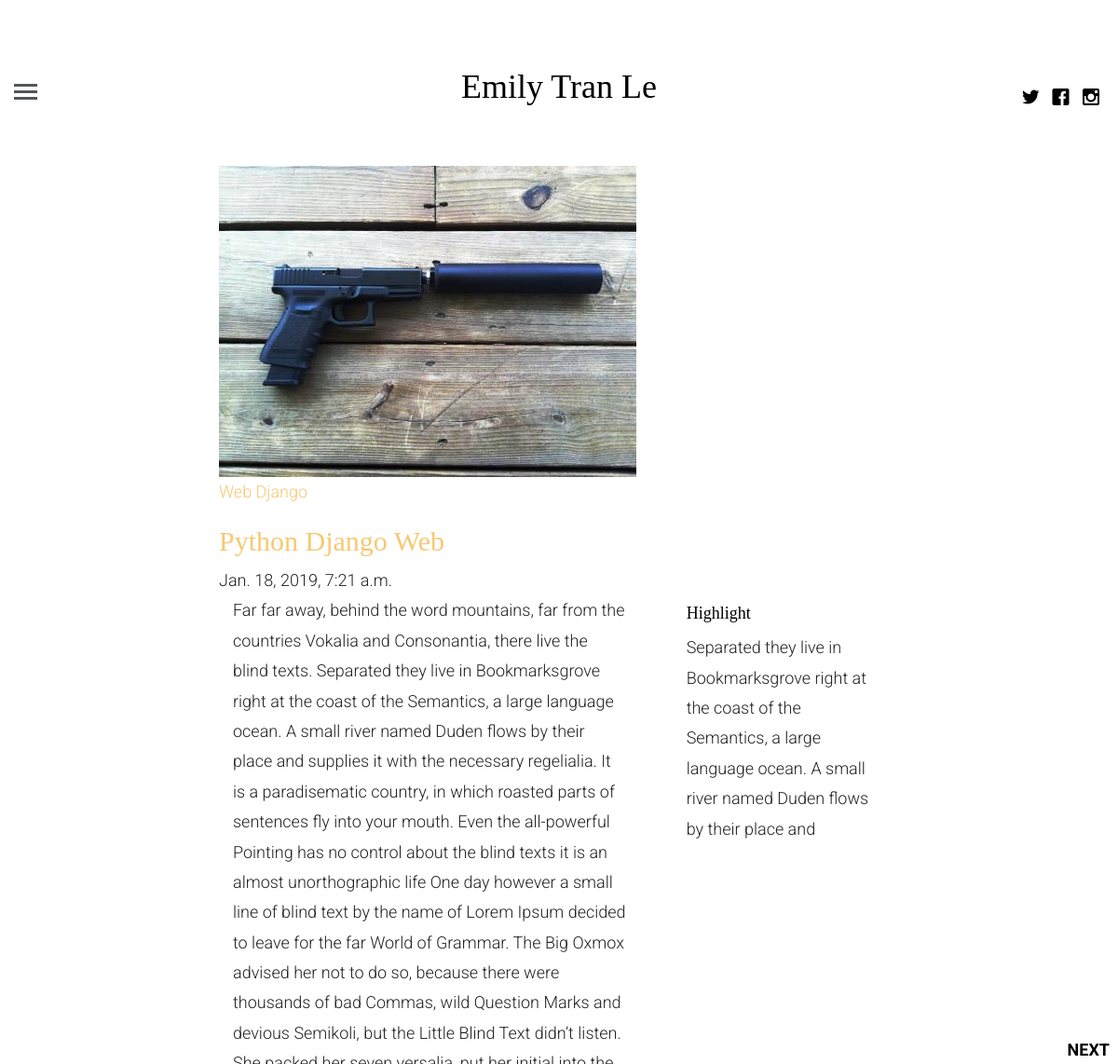
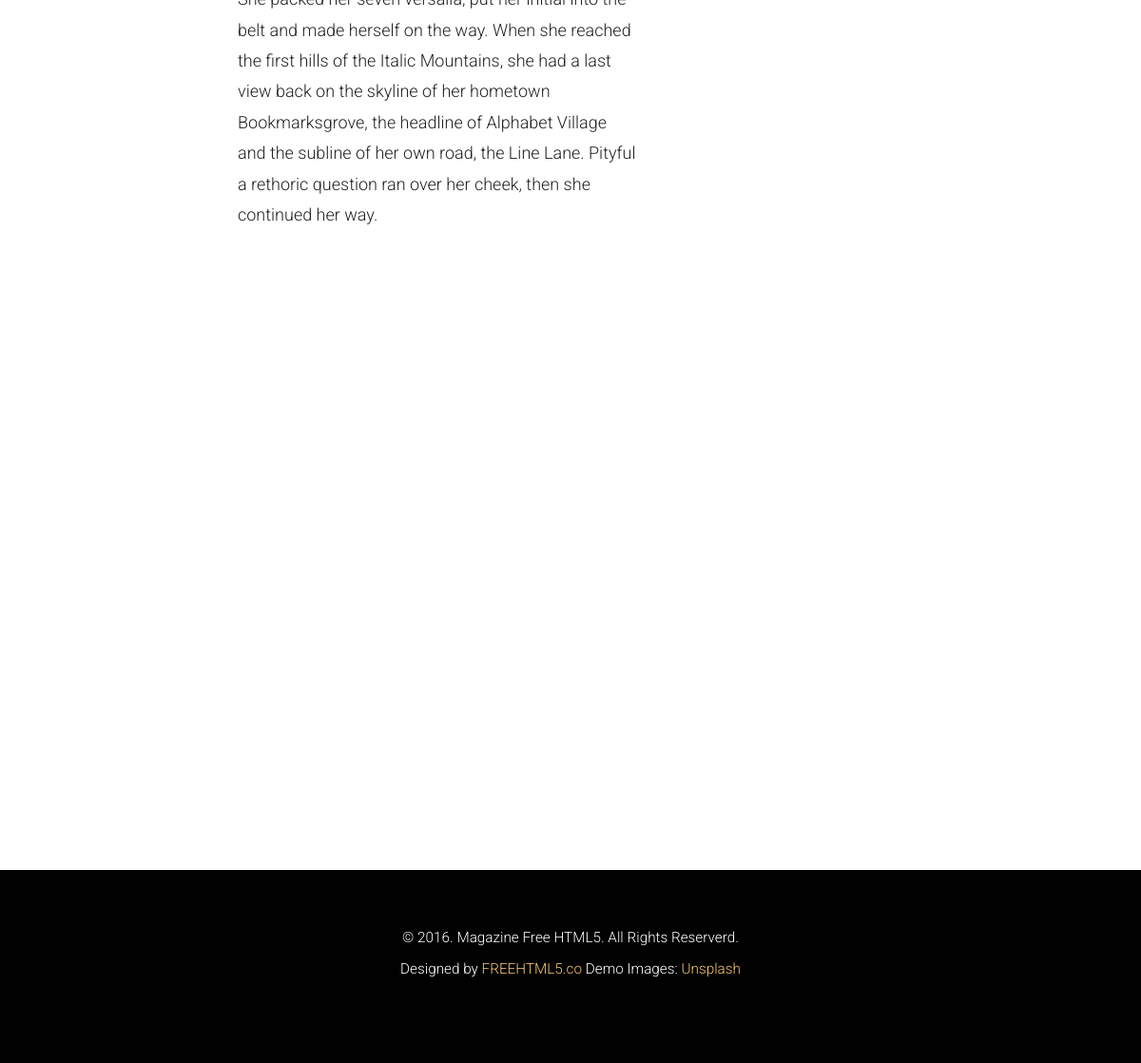
Page /single_post/1 on the committed database (2 pictures, top to bottom).
### blog_app/models.py (models this page shows, shortened)
class Post(models.Model):
    title = models.CharField(max_length=150)
    post_category = models.ForeignKey(category, on_delete=models.CASCADE)
    image = models.ImageField(upload_to='post/picture')
    descriptions = models.TextField()
    post_author = models.ForeignKey(author, on_delete=models.CASCADE)
    blockquote = models.TextField()
    highlight = models.CharField(max_length=150)
    posted = models.DateTimeField(auto_now_add=True, auto_now=False)
    updated = models.DateTimeField(auto_now=True, auto_now_add=False)

class category(models.Model):
    category_name = models.CharField(max_length=150)

### blog_app/views.py (the view)
# urls.py: path('single_post/<int:id>', views.getSingle, name="single"),
def getSingle(request, id):
    single_post = get_object_or_404(Post, pk=id)
    first_slide = Post.objects.first()
    last_slide = Post.objects.last()
    return render(request, 'single.html',{'sp':single_post, 'f':first_slide, 'l':last_slide})

### templates/single.html (shortened to what this page needs)
{% extends 'base.html' %}
{% load static %}
{% block body_block %}
	{% if sp.id < l.id %}
	<a href="{% url 'single' id=sp.id|add:'1' %}" class="fh5co-post-next"><span>Next <i class="icon-chevron-right"></i></span></a>
	{% endif %}
			<article class="col-lg-8 col-lg-offset-2 col-md-8 col-md-offset-2 col-sm-8 col-sm-offset-2 col-xs-12 col-xs-offset-0">
				<figure class="animate-box">
					<img src="{{ sp.image.url }}" alt="Image" class="img-responsive">
				</figure>
				<span class="fh5co-meta animate-box"><a href="single.html">{{ sp.post_category.category_name }}</a></span>
				<h2 class="fh5co-article-title animate-box"><a href="single.html">{{ sp.title }}</a></h2>
				<span class="fh5co-meta fh5co-date animate-box">{{ sp.posted }}</span>
				<div class="col-lg-12 col-lg-offset-0 col-md-12 col-md-offset-0 col-sm-12 col-sm-offset-0 col-xs-12 col-xs-offset-0 text-left content-article">
					<div class="row">
						<div class="col-lg-8 cp-r animate-box">
							 <p>{{ sp.descriptions }}</p>
						</div>
						<div class="col-lg-4 animate-box">
							<div class="fh5co-highlight right">
								<h4>Highlight</h4>
								<p>{{ sp.highlight }}</p>
							</div>
						</div>
					</div>
					<div class="row rp-b">
					</div>
					<div class="row">
					</div>
				</div>
			</article>
{% endblock %}

### static/css/icomoon.css (style rules this page uses)
[class^="icon-"], [class*=" icon-"] { font-family: 'icomoon' !important; speak: none; font-style: normal; font-weight: normal; font-variant: normal; text-transform: none; line-height: 1; -webkit-font-smoothing: antialiased; -moz-osx-font-smoothing: grayscale; }
.icon-chevron-right:before { content: "\e923"; }

### static/css/style.css (style rules this page uses)
html { background: #fff; }
body { font-family: "Roboto", arial, sans-serif; font-size: 18px; font-weight: 300; line-height: 1.8; color: #222; background: #fff; }
a { color: #f7c873; -webkit-transition: 0.5s; -o-transition: 0.5s; transition: 0.5s; }
h1, h2, h3, h4, h5, h6 { font-family: "Playfair Display", times, serif; color: #000; }
p { margin-bottom: 30px; }
.fh5co-post-prev, .fh5co-post-next { position: fixed; z-index: 999; top: 50%; height: 50px; margin-top: -25px; color: #000; text-transform: uppercase; font-weight: bold; -webkit-transition: 0.5s; -o-transition: 0.5s; transition: 0.5s; }
.fh5co-post-prev span, .fh5co-post-next span { vertical-align: base; width: 100px; }
.fh5co-post-prev span i, .fh5co-post-next span i { top: 7px; position: relative; font-size: 30px; color: #000; }
.fh5co-post-next { right: 0; margin-right: -25px; }
.js .to-animate, .js .to-animate-2, .js .animate-box { opacity: 0; }
.rp-b { padding-bottom: 40px; }
.cp-r { padding-right: 50px; }

### rows in the picture
Post: image (picture), post_category.category_name "Web Django", title "Python Django Web", posted "Jan. 18, 2019, 7:21 a.m.", descriptions "Far far away, behind the word mountains, far from the countries Vokalia and Consonantia, there live the blind texts. Separated they live in Bookmarksgrove right at the coast of the Semantics, a large language ocean. A small river named Duden flows by their place and supplies it with the necessary regelialia. It is a paradisematic country, in which roasted parts of sentences fly into your mouth. Even the all-powerful Pointing has no control about the blind texts it is an almost unorthographic life One day however a small line of blind text by the name of Lorem Ipsum decided to leave for the far World of Grammar. The Big Oxmox advised her not to do so, because there were thousands of bad…", highlight "Separated they live in Bookmarksgrove right at the coast of the Semantics, a large language ocean. A small river named Duden flows by their place and"
